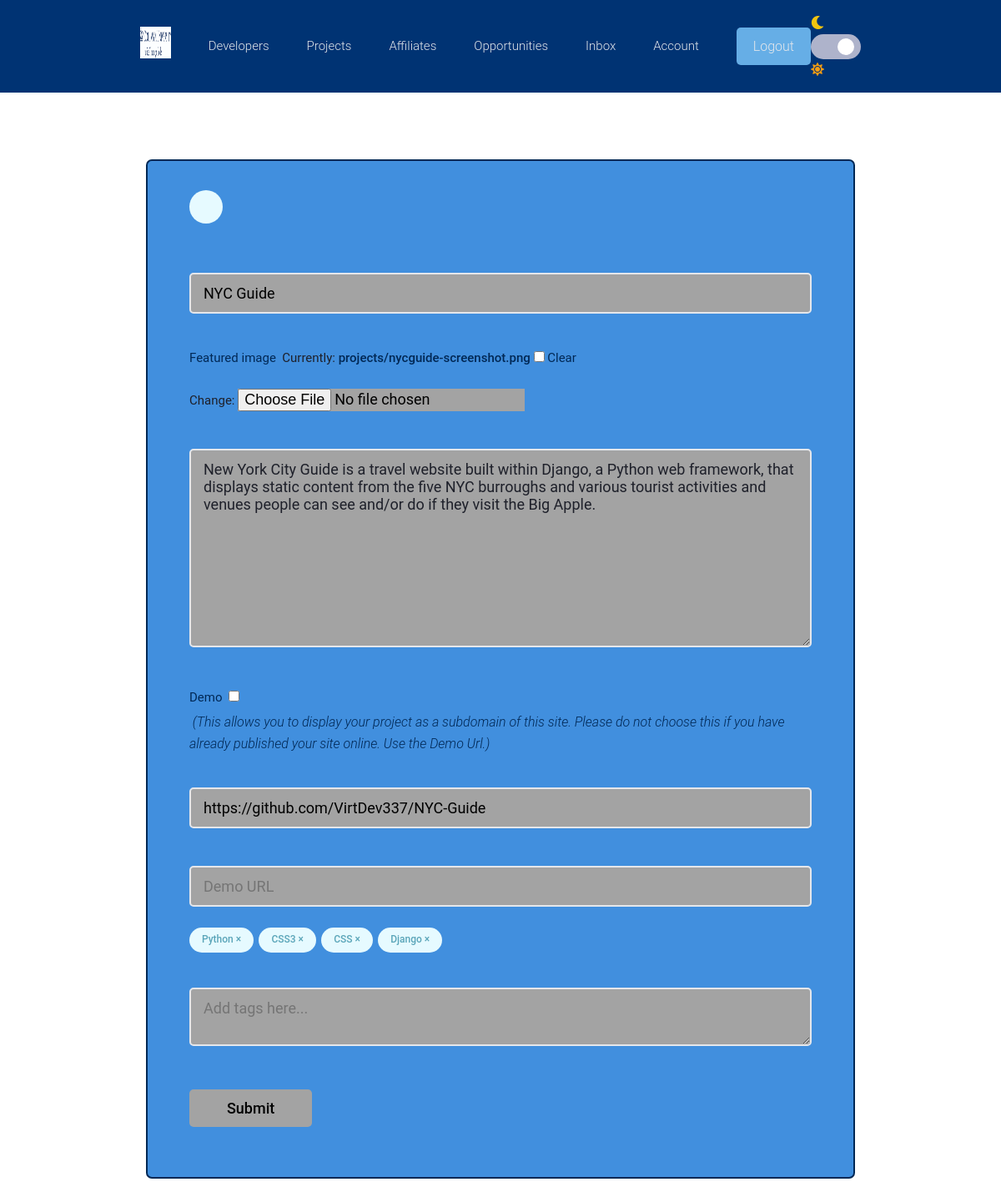
Screenshot of /projects/project/077fa338f39346eab7d605117cb213dd/nyc-guide/update/ (signed in) with the database file from the repository.
### projects/models.py (models this page shows, shortened)
class Project(models.Model):
    id = models.UUIDField(default = uuid.uuid4, unique = True, primary_key = True, editable = False)
    owner = models.ForeignKey(Profile, null = True, blank = True, on_delete = models.CASCADE)
    title = models.CharField(max_length = 200)
    slug = models.SlugField(default = '', editable = False, max_length = 200, null = False)
    created = models.DateTimeField(auto_now_add = True)
    description = models.TextField(null = True, blank = True)
    tags = models.ManyToManyField('Tag', blank = True)
    featured_image = models.ImageField(null = True, blank = True,
                                        upload_to = 'projects/', default = "projects/default.jpg")
    demo_link = models.CharField(max_length = 2000, null = True, blank = True)
    source_link = models.CharField(max_length = 2000, null = True, blank = True)
    site = models.ForeignKey(Site, default = None, on_delete=models.CASCADE)
    demo = models.BooleanField(default = False, null = True, blank = True)
    demo_set = models.BooleanField(default = False, null = True, blank = True)
    project_name = models.CharField(max_length = 200, default = "", blank = True, null = True)
    site_name = models.CharField(max_length = 200, default = "", blank = True, null = True)
    project_directory = models.CharField(max_length = 200, default = "", blank = True, null = True)
    site_directory = models.CharField(max_length = 200, default = "", blank = True, null = True)
    vote_total = models.IntegerField(default = 0, null = True, blank = True)
    vote_ratio = models.IntegerField(default = 0, null = True, blank = True)
    class Meta:
        ordering = ['-vote_ratio', '-vote_total', 'title']
        unique_together = [['slug', 'owner']]

class Tag(models.Model):
    name = models.CharField(max_length = 200)
    created = models.DateTimeField(auto_now_add = True)
    id = models.UUIDField(default = uuid.uuid4, unique = True, primary_key = True, editable = False)

### projects/views.py (the view, shortened to what this page needs)
# urls.py: path('project/<str:owner>/<str:slug>/update/', views.updateProject, name = "update-project"),
@login_required(login_url = "login")
def updateProject(request, owner, slug):
    profile = request.user.profile
    project = profile.project_set.get(slug = slug)
    form = ProjectForm(instance = project)
    if project.demo:
        del form.fields['demo_link']
    elif project.demo_link:
        del form.fields['demo']
    context = {'form': form, 'project': project}
    return render(request, "projects/project_form.html", context)

### projects/forms.py
class ProjectForm(ModelForm):
    class Meta:
        model = Project
        fields = ['title', 'featured_image', 'description',
                    'demo', 'source_link', 'demo_link']
        widgets = {
            'tags': forms.CheckboxSelectMultiple(),
            'demo': forms.CheckboxInput(),
            'title': forms.TextInput(attrs = {
                'placeholder': 'Title',}),
            'description': forms.Textarea(attrs = {
                'placeholder': 'Description',}),
            'source_link': forms.TextInput(attrs = {
                'placeholder': 'Source URL',}),
            'demo_link': forms.TextInput(attrs = {
                'placeholder': 'Demo URL',}),
        }
    def __init__(self, *args, **kwargs):
        super(ProjectForm, self).__init__(*args, **kwargs)
        for name, field in self.fields.items():
            field.widget.attrs.update({'class': 'input'})

### projects/templates/projects/project_form.html (shortened to what this page needs)
{% extends 'main.html' %}
{% block content %}
<main class="formPage my-xl">
    <div class="content-box">
        <div class="formWrapper">
            <a class="backButton" href="{% url 'account' %}"></a>
            <br>
            <form class="form" method="POST" enctype="multipart/form-data">
                {% for field in form %}
                <div class="form__field">
                    {% if field.label == "Featured image" or field.label == "Demo" %}
                        <label for="formInput#text">{{field.label}}&nbsp;</label>
                    {% endif %}
                    {{field}}
                    {% if field.label == "Demo" %}
                        <label for="formInput#hint"><span id="demo-option"><i>&nbsp;(This allows you to display your project as a subdomain of this site.  Please do not choose this if you have already published your site online.  Use the Demo Url.)</i></span></label>
                    {% endif %}
                </div>
                {% endfor %}
                <div class="form__field">
                    {% for tag in project.tags.all %}
                    <div class="project-tag tag tag--pill tag--main" data-tag="{{tag.id}}"
                        data-project="{{project.id}}">{{tag.name}} &#215;</div>
                    {% endfor %}
                <div class="form__field">
                    <textarea class="input" name="newtags" placeholder="Add tags here..."></textarea>
                </div>
                <input class="btn btn--sub btn--lg  my-md" type="submit" value="Submit" />
            </form>
        </div>
    </div>
</main>
{% endblock %}

### static/styles/app.css (style rules this page uses)
:root { --color-sub: var(--columbia-blue); --themeDotBorder:#24292e; --transition: all .5s; }
.btn--sub { color: var(--columbia-dark-blue); background-color: var(--columbia-college-blue); }
.content-box { width: 95%; max-width: 85rem; margin: 0 auto; }
#demo-option { display: inline-flex; color: var(--color-light); }
.backButton { background: var(--color-main-light); color: var(--columbia-dark-blue); width: 4rem; height: 4rem; display: flex; align-items: center; justify-content: center; border-radius: 50%; }
.formPage .formWrapper { list-style: none; background: var(--columbia-alumni-blue); padding: 3.5rem 5rem; border: 2px solid var(--columbia-dark-blue); border-radius: 0.7rem; }
.formPage .formWrapper .form__field { color: hsl(230, 17%, 14%); }
.formPage .formWrapper .form__field input { font-size: 1.8rem; background: var(--color-light-gray); margin-bottom: 1rem; margin-top: 2rem; }
.formPage .formWrapper .form__field textarea { font-size: 1.8rem; background: var(--color-light-gray); margin-bottom: 1rem; margin-top: 2rem; }
.formPage .formWrapper .form__field a { color: var(--columbia-dark-blue); }
.formPage .formWrapper form label { display: inline-flex; color: var(--columbia-dark-blue); }
.formPage .formWrapper form label i { display: inline-flex; color: var(--columbia-dark-blue); }
:root { --toggle-light: hsl(230, 22%, 74%); --toggle-dark: linear gradient hsl(210, 78%, 56%) to hsl(146, 68%, 55%); }
.light { --main-background: white; --main-font: hsl(230, 17%, 14%); --college-blue: var(--columbia-dark-blue); }
body { background: var(--main-background); color: var(--main-font); }
input { color: #000000 !important; }

### static/uikit/styles/modules/_variables.css (style rules this page uses)
:root { --college-gold: #fcd450; --college-warm-gray: #5e514e; --college-warm-light-gray: #cdc9c5; --color-main: #5aa5b9; --color-main-light: #e6faff; --color-sub: #3f4156; --color-sub-light: #51546e; --color-sub-lighter: #ededfd; --color-text: #737373; --color-gray: #8b8b8b; --color-light: #e5e7eb; --color-light-gray: #a3a3a3; --color-bg: #f8fafd; --color-white: #fffefd; --color-white-light: #f3f3f3; --color-success: #359e64; --color-success-bg: #def8e8; --color-error: #fc4b0b; --color-error-bg: #fff2ee; --columbia-blue: #003373; --columbia-dark-blue: #002855; --columbia-college-blue: #66aee6; --columbia-alumni-blue: #418fde; --font-base: 'Adobe Garamond', 'Merriweather', georgia, 'Brioni', roboto, arial; --font-monospace: 'Fira Code', 'Courier New', courier, monospace; --font-regular: 300; --font-medium: 500; --font-bold: 700; --generic-shadow: 1px 1px 5px #00000010; --generic-transition: all 0.3s ease-in-out; }

### static/uikit/styles/modules/_base.css (style rules this page uses)
* { margin: 0; padding: 0; box-sizing: border-box; text-rendering: optimizeLegibility; color: inherit; font-size: inherit; }
html { font-size: 50%; }
@media only screen and (min-width: 480px) { html { font-size: 56.25%; } }
@media only screen and (min-width: 1200px) { html { font-size: 62.5%; } }
body { line-height: 1.6; font-weight: 400; font-size: 1.5rem; color: var(--color-text); background-color: var(--color-bg); min-height: 100vh; }

### static/uikit/styles/modules/_typography.css (style rules this page uses)
* { font-family: var(--font-base); }
p, span, strong { font-size: 1.6rem; color: var(--color-text); font-weight: var(--font-regular); }
a { padding-bottom: 2px; text-decoration: none; display: inline-block; color: var(--color-main); font-weight: var(--font-medium); }

### static/uikit/styles/modules/_utilities.css (style rules this page uses)
.my-md { margin: 3rem auto; }
.my-xl { margin: 8rem auto; }

### static/uikit/styles/modules/_button.css (style rules this page uses)
.btn { display: inline-block; position: relative; cursor: pointer; background-color: var(--color-light); font-weight: var(--font-medium); color: var(--color-sub); text-decoration: none; padding: 1rem 2rem; border-radius: 0.5rem; border: none; width: -webkit-fit-content; width: -moz-fit-content; width: fit-content; height: -webkit-fit-content; height: -moz-fit-content; height: fit-content; font-size: 1.6rem; outline-width: 0; outline-color: transparent; -webkit-backface-visibility: hidden; backface-visibility: hidden; transition: all 0.3s ease-in-out; }
.btn--sub { background-color: var(--color-sub); color: var(--color-white); }
.btn--lg { font-size: 1.8rem; padding: 1.2rem 4.5rem; }

### rows the page displays
Project: form "NYC Guide" "New York City Guide is a travel website built within Django, a Python web framework, that displays static content from the five NYC burroughs and various tourist activities and venues people can see and/or do if they visit the Big Apple." "https://github.com/VirtDev337/NYC-Guide"
Tag: name "Python"
Tag: name "CSS3"
Tag: name "CSS"
Tag: name "Django"

### other values shown
{{ field.label }} "Featured image" "Demo"
